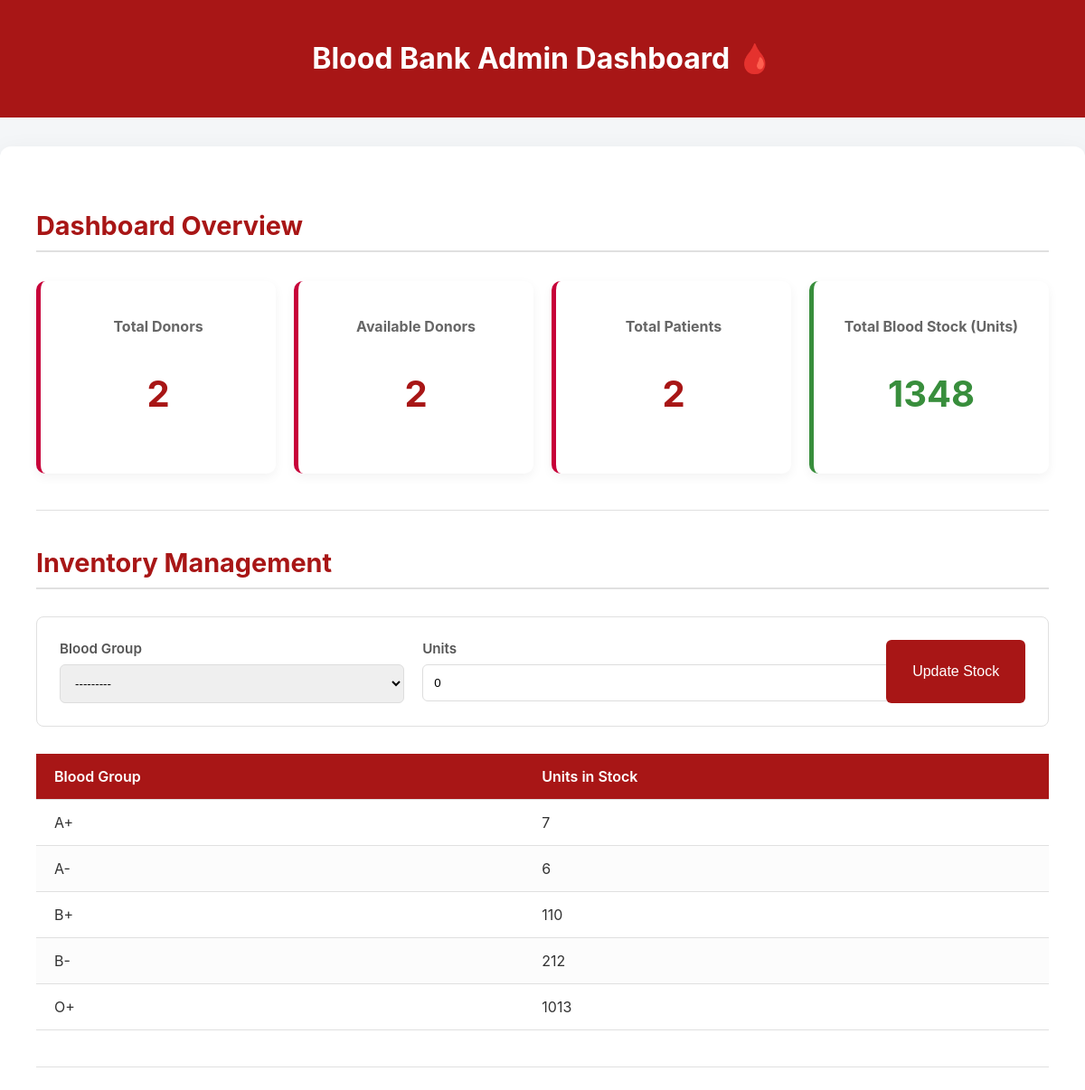
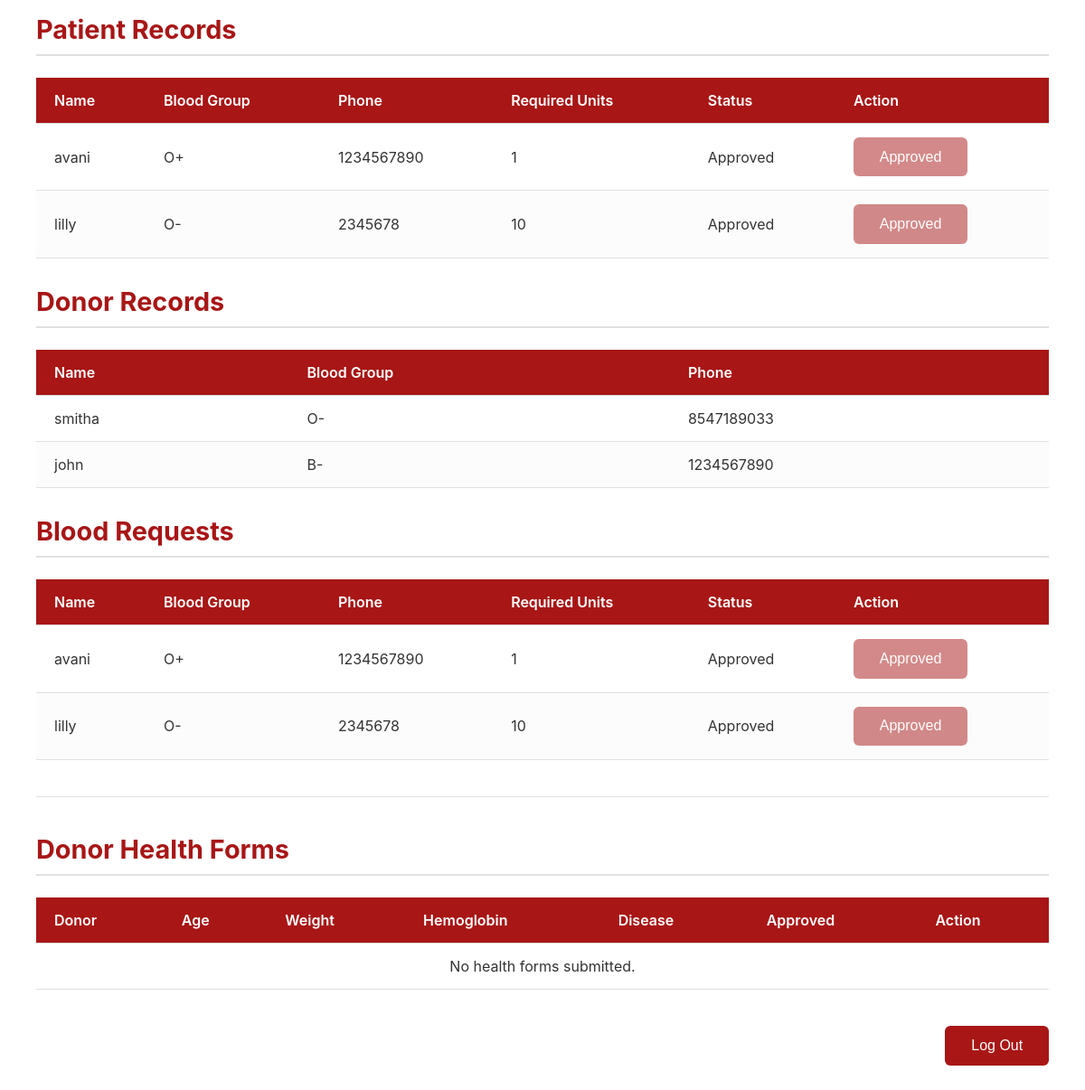
/admin-dashboard/ (signed in), run on the app's committed database (2 pictures, top to bottom).
### bloodmanager/models.py (models this page shows, shortened)
class Patient(models.Model):
    user = models.OneToOneField(User, on_delete=models.CASCADE)
    phone = models.CharField(max_length=15)
    gender = models.CharField(max_length=10)
    blood_group = models.CharField(max_length=3, choices=BLOOD_GROUP_CHOICES)
    address = models.TextField()
    required_units = models.PositiveIntegerField(default=1)
    approved = models.BooleanField(default=False)

class Donor(models.Model):
    user = models.OneToOneField(User, on_delete=models.CASCADE)
    phone = models.CharField(max_length=15)
    gender = models.CharField(max_length=10, choices=GENDER_CHOICES)
    blood_group = models.CharField(max_length=3, choices=BLOOD_GROUP_CHOICES)
    address = models.TextField()
    age = models.PositiveIntegerField()
    last_donation_date = models.DateField(null=True, blank=True)
    available = models.BooleanField(default=True)

### bloodmanager/views.py (the view)
# urls.py: path('admin-dashboard/', views.admin_dashboard, name='admin-dashboard'),
@user_passes_test(is_admin)
def admin_dashboard(request):
    donors = Donor.objects.all()
    patients = Patient.objects.all().order_by('-approved', 'user__username')
    requested_patients = Patient.objects.filter(approved=False)
    stock = BloodStock.objects.values('blood_group').annotate(total_units=Sum('units')).order_by('blood_group')
    health_forms = DonorHealthCheck.objects.all().order_by('-submitted_at')
    total_donors = donors.count()
    available_donors = donors.filter(available=True).count()
    total_patients = patients.count()
    total_stock_units = sum(item['total_units'] for item in stock)
    if request.method == 'POST':
        if 'approve_patient' in request.POST:
            patient_id = request.POST.get('patient_id')
            patient = get_object_or_404(Patient, id=patient_id)
            patient.approved = True
            patient.save()
            messages.success(request, f"Patient {patient.user.username} approved successfully.")
            return redirect('admin-dashboard')
        if 'update_stock' in request.POST:
            stock_form = BloodStockForm(request.POST)
            if stock_form.is_valid():
                blood_group = stock_form.cleaned_data['blood_group']
                units = stock_form.cleaned_data['units']
                stock_item, created = BloodStock.objects.get_or_create(
                    blood_group=blood_group, hospital=None, defaults={'units': units}
                )
                if not created:
                    stock_item.units += units
                    stock_item.save()
                messages.success(request, f'Blood stock for {blood_group} updated successfully.')
                return redirect('admin-dashboard')
        if 'approve_health' in request.POST:
            health_id = request.POST.get('health_id')
            record = get_object_or_404(DonorHealthCheck, id=health_id)
            record.is_approved = True
            record.save()
            messages.success(request, f"{record.donor.user.username}'s health form approved!")
            return redirect('admin-dashboard')
    else:
        stock_form = BloodStockForm()
    context = {
        'donors': donors,
        'requested_patients': requested_patients,
        'patients': patients,
        'stock': stock,
        'total_donors': total_donors,
        'available_donors': available_donors,
        'total_patients': total_patients,
        'total_stock_units': total_stock_units,
        'stock_form': stock_form,
        'health_forms': health_forms,
    }
    return render(request, 'admin/admin_dashboard.html', context)

### bloodmanager/forms.py
class BloodStockForm(forms.ModelForm):
    class Meta:
        model = BloodStock
        fields = ['blood_group', 'units']

### bloodmanager/views.py (called while the page is built)
def is_admin(user):
    return user.is_superuser

### bloodmanager/templates/admin/admin_dashboard.html (shortened to what this page needs)
<!DOCTYPE html>
<html lang="en">
<head>
</head>
<body>
<header>
    <h1>Blood Bank Admin Dashboard 🩸</h1>
</header>
<div class="container">
    <h2>Dashboard Overview</h2>
    <div class="stats">
        <div class="stat-box">
            <h3>Total Donors</h3>
            <p>{{ total_donors }}</p>
        </div>
        <div class="stat-box">
            <h3>Available Donors</h3>
            <p>{{ available_donors }}</p>
        </div>
        <div class="stat-box">
            <h3>Total Patients</h3>
            <p>{{ total_patients }}</p>
        </div>
        <div class="stat-box stock-highlight">
            <h3>Total Blood Stock (Units)</h3>
            <p><strong>{{ total_stock_units }}</strong></p>
        </div>
    </div>
    <hr>
    <h2>Inventory Management</h2>
    <form method="POST" class="stock-form">
        <div>
            <label for="{{ stock_form.blood_group.id_for_label }}">Blood Group</label>
            {{ stock_form.blood_group }}
        </div>
        <div>
            <label for="{{ stock_form.units.id_for_label }}">Units</label>
            {{ stock_form.units }}
        </div>
        <button type="submit" name="update_stock">Update Stock</button>
    </form>
    <table>
        <thead>
            <tr>
                <th>Blood Group</th>
                <th>Units in Stock</th>
            </tr>
        </thead>
        <tbody>
            {% for item in stock %}
            <tr class="{% if item.total_units < 5 %}low-stock{% endif %}">
                <td>{{ item.blood_group }}</td>
                <td>{{ item.total_units }}</td>
            </tr>
            {% empty %}
            <tr><td colspan="2" style="text-align:center;">No stock records found.</td></tr>
            {% endfor %}
        </tbody>
    </table>
    <hr>
    <h2>Patient Records</h2>
    <table>
        <thead>
            <tr>
                <th>Name</th>
                <th>Blood Group</th>
                <th>Phone</th>
                <th>Required Units</th>
                <th>Status</th>
                <th>Action</th>
            </tr>
        </thead>
        <tbody>
            {% for patient in patients %}
            <tr>
                <td>{{ patient.user.username }}</td>
                <td>{{ patient.blood_group }}</td>
                <td>{{ patient.phone }}</td>
                <td>{{ patient.required_units }}</td>
                <td>{% if patient.approved %}Approved{% else %}Pending{% endif %}</td>
                <td>
                    {% if not patient.approved %}
                    <form method="POST" style="display:inline;">
                        {% csrf_token %}
                        <input type="hidden" name="patient_id" value="{{ patient.id }}">
                        <button type="submit" name="approve_patient">Approve</button>
                    </form>
                    {% else %}
                        <button disabled style="opacity:0.5;">Approved</button>
                    {% endif %}
                </td>
            </tr>
            {% endfor %}
        </tbody>
    </table>
    <h2>Donor Records</h2>
    <table>
        <thead>
            <tr>
                <th>Name</th>
                <th>Blood Group</th>
                <th>Phone</th>
            </tr>
        </thead>
        <tbody>
            {% for donor in donors %}
            <tr>
                <td>{{ donor.user.username }}</td>
                <td>{{ donor.blood_group }}</td>
                <td>{{ donor.phone }}</td>
            </tr>
            {% empty %}
            <tr><td colspan="3" style="text-align:center;">No donor records found.</td></tr>
            {% endfor %}
        </tbody>
    </table>
    <h2>Blood Requests</h2>
    <table>
        <thead>
            <tr>
                <th>Name</th>
                <th>Blood Group</th>
                <th>Phone</th>
                <th>Required Units</th>
                <th>Status</th>
                <th>Action</th>
            </tr>
        </thead>
        <tbody>
            {% for patient in patients %}
            <tr>
                <td>{{ patient.user.username }}</td>
                <td>{{ patient.blood_group }}</td>
                <td>{{ patient.phone }}</td>
                <td>{{ patient.required_units }}</td>
                <td>{% if patient.approved %}Approved{% else %}Pending{% endif %}</td>
                <td>
                    {% if not patient.approved %}
                    <form method="POST" style="display:inline;">
                        {% csrf_token %}
                        <input type="hidden" name="patient_id" value="{{ patient.id }}">
                        <button type="submit" name="approve_patient" style="padding:5px 10px; background:green; color:white; border:none; border-radius:5px;">Approve</button>
                    </form>
                    {% else %}
                        <button disabled style="opacity:0.5;">Approved</button>
                    {% endif %}
                </td>
            </tr>
            {% empty %}
            <tr><td colspan="6" style="text-align:center;">No patient records found.</td></tr>
            {% endfor %}
        </tbody>
    </table>
    <hr>
    <h2>Donor Health Forms</h2>
    <table>
        <thead>
            <tr>
                <th>Donor</th>
                <th>Age</th>
                <th>Weight</th>
                <th>Hemoglobin</th>
                <th>Disease</th>
                <th>Approved</th>
                <th>Action</th>
            </tr>
        </thead>
        <tbody>
            {% for form in health_forms %}
            <tr>
                <td>{{ form.donor.user.username }}</td>
                <td>{{ form.age }}</td>
                <td>{{ form.weight }} kg</td>
                <td>{{ form.hemoglobin_level }} g/dL</td>
                <td>{% if form.has_disease %}Yes{% else %}No{% endif %}</td>
                <td>{% if form.is_approved %}✅{% else %}❌{% endif %}</td>
                <td>
                    {% if not form.is_approved %}
                    <form method="POST">
                        {% csrf_token %}
                        <input type="hidden" name="health_id" value="{{ form.id }}">
                        <button type="submit" name="approve_health">Approve</button>
                    </form>
                    {% else %}
                        <button disabled>Approved</button>
                    {% endif %}
                </td>
            </tr>
            {% empty %}
            <tr><td colspan="7" style="text-align:center;">No health forms submitted.</td></tr>
            {% endfor %}
        </tbody>
    </table>
    <div class="logout">
        <form method="POST" action="{% url 'logout' %}">
            <button type="submit">Log Out</button>
        </form>
    </div>
</div>
</body>
</html>

### bloodmanager/templates/admin/admin_dashboard.html (style rules this page uses)
:root { --primary-color: rgb(168, 22, 22); --secondary-color: #C70039; --background-light: #f4f6f8; --text-dark: #333; --border-light: #e0e0e0; --success-green: #388E3C; --alert-red: #D32F2F; }
body { font-family: 'Inter', sans-serif; margin: 0; background: var(--background-light); color: var(--text-dark); }
header { background: var(--primary-color); color: white; padding: 1.5rem 1rem; text-align: center; }
.container { max-width: 1200px; margin: 2rem auto; background: white; border-radius: 12px; padding: 40px; box-shadow: 0 10px 30px rgba(0,0,0,0.08); }
h2 { color: var(--primary-color); margin-top: 30px; border-bottom: 2px solid var(--border-light); padding-bottom: 10px; font-size: 1.8rem; }
.stats { display: grid; grid-template-columns: repeat(auto-fit, minmax(220px, 1fr)); gap: 20px; margin: 2rem 0; }
.stat-box { background: white; border-radius: 10px; padding: 1.5rem; text-align: center; box-shadow: 0 4px 12px rgba(0,0,0,0.05); border-left: 5px solid var(--secondary-color); transition: all 0.3s; }
.stat-box h3 { color: #666; margin-bottom: 0.5rem; font-size: 1em; }
.stat-box p { font-size: 2.5em; font-weight: 700; color: var(--primary-color); }
.stock-highlight { border-left-color: var(--success-green); }
.stock-highlight p { color: var(--success-green); }
table { width: 100%; border-collapse: collapse; margin-top: 1.5rem; }
th, td { padding: 15px 20px; border-bottom: 1px solid var(--border-light); text-align: left; }
th { background: var(--primary-color); color: white; font-weight: 600; }
tr:nth-child(even) { background-color: #fcfcfc; }
.stock-form { display: flex; gap: 20px; margin: 30px 0; padding: 25px; border: 1px solid var(--border-light); border-radius: 8px; background: #fff; }
.stock-form > div { flex-grow: 1; }
.stock-form label { display: block; margin-bottom: 8px; font-weight: 600; color: #555; font-size: 0.95em; }
.stock-form select, .stock-form input[type="number"] { width: 100%; padding: 0.75rem; border-radius: 6px; border: 1px solid #ddd; }
button { background: var(--primary-color); color: white; border: none; padding: 0.8rem 1.8rem; border-radius: 6px; cursor: pointer; font-size: 1em; font-weight: 500; transition: background 0.3s, transform 0.1s; }
.logout { text-align: right; margin-top: 40px; }
hr { border: 0; height: 1px; background: var(--border-light); margin: 40px 0; }

### data on the page
Patient: user.username "avani", blood_group "O+", phone "1234567890", required_units "1", approved "Approved"
Patient: user.username "lilly", blood_group "O-", phone "2345678", required_units "10", approved "Approved"
Donor: user.username "smitha", blood_group "O-", phone "8547189033"
Donor: user.username "john", blood_group "B-", phone "1234567890"

### other printed values
{{ total_donors }} "2"
{{ available_donors }} "2"
{{ total_patients }} "2"
{{ total_stock_units }} "1348"
{{ item.blood_group }} "A+" "A-" "B+" "B-" "O+"
{{ item.total_units }} "7" "6" "110" "212" "1013"
